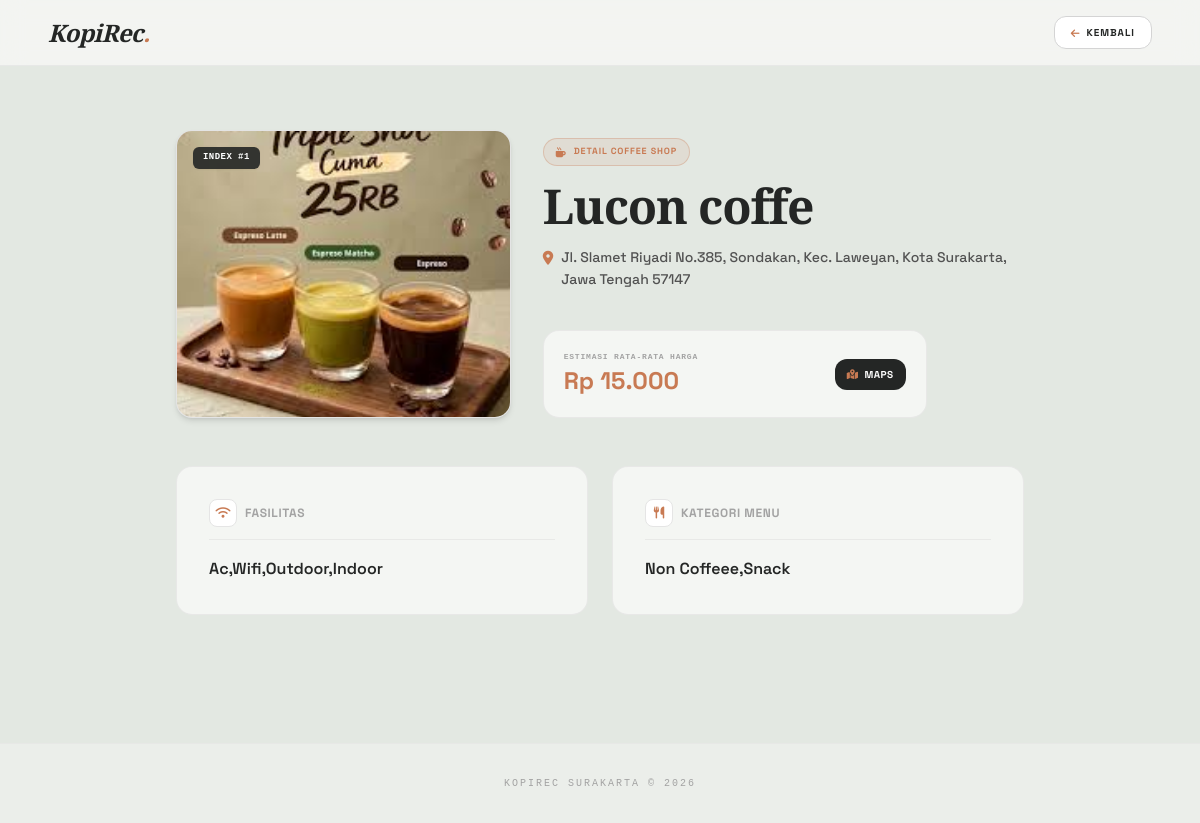
Page /detail/1 on the earlier database version.
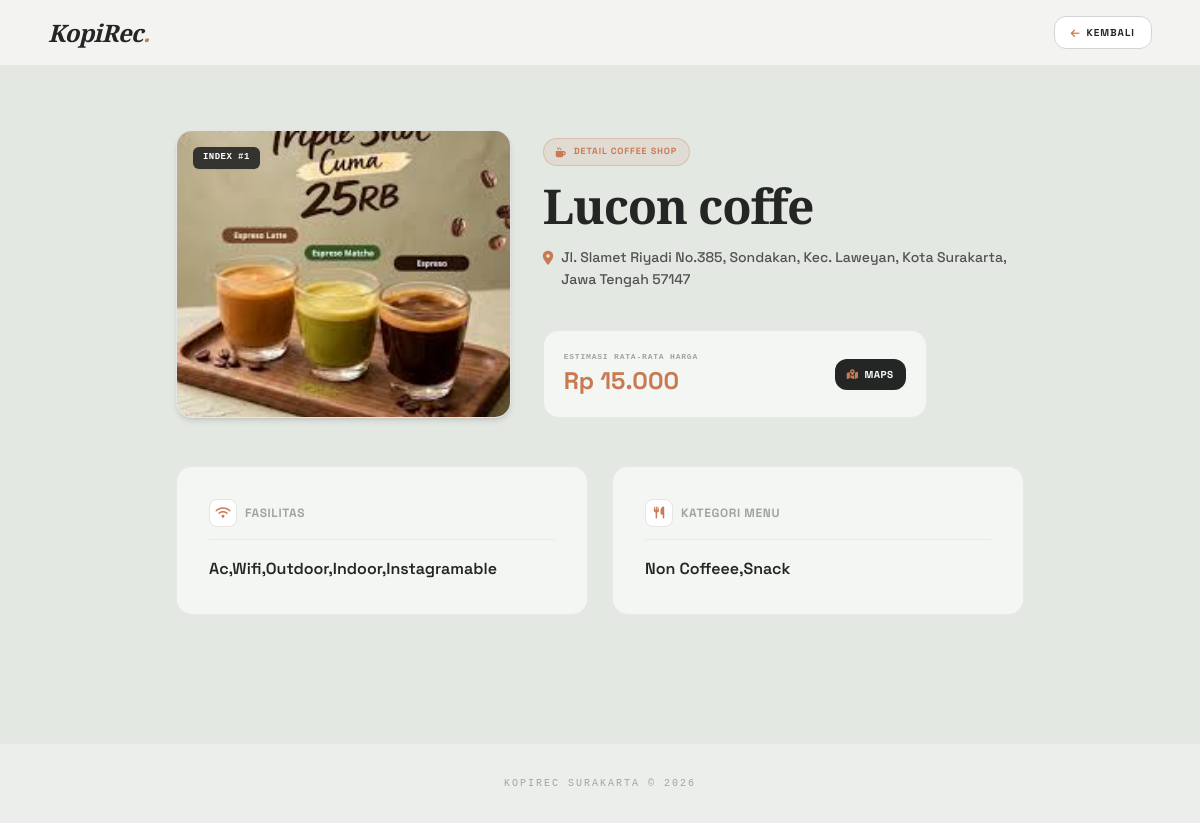
Same page on the later database version.
### tables this page shows
CREATE TABLE "coffee_shop" (
"No" INTEGER,
  "Nama" TEXT,
  "Fasilitas" TEXT,
  "Menu" TEXT,
  "Harga" REAL,
  "Alamat" TEXT
);

### app.py (the view)
@app.route('/detail/<int:no>')
def detail_coffee_shop(no):
    df = ambil_data_base()
    df_detail = df[df['No'] == no]
    if df_detail.empty:
        return "Coffee shop tidak ditemukan.", 404
    coffee_shop_data = df_detail.iloc[0].to_dict()
    return render_template('detail.html', coffee_shop=coffee_shop_data)

### app.py (called while the page is built)
def ambil_data_base():
    conn = sqlite3.connect('instance/coffee_shop.db')
    df = pd.read_sql_query("SELECT * FROM coffee_shop", conn)
    conn.close()
    return df

### templates/detail.html (shortened to what this page needs)
<!DOCTYPE html>
<html lang="id">
<head>
    <script src="https://cdn.tailwindcss.com"></script>
    <link rel="stylesheet" href="https://cdnjs.cloudflare.com/ajax/libs/font-awesome/6.4.0/css/all.min.css">
</head>
<body class="antialiased min-h-screen font-sans">
    <header class="w-full bg-[#F4F6F3]/90 backdrop-blur-md sticky top-0 z-50 border-b border-neutral-300/40 shadow-xs">
        <div class="max-w-6xl mx-auto px-6 py-4 flex items-center justify-between gap-4">
            <a href="/" class="font-serif text-2xl font-bold tracking-tight italic text-[#242625]">
                KopiRec<span class="text-[#C87A53]">.</span>
            </a>
            <button onclick="history.back()" class="text-[10px] uppercase font-bold tracking-widest bg-white border border-neutral-300 px-4 py-2 rounded-xl text-[#242625] hover:bg-neutral-50 hover:border-neutral-400 transition shadow-2xs flex items-center gap-1.5">
                <i class="fa-solid fa-arrow-left text-[#C87A53]"></i> Kembali
            </button>
        </div>
    </header>
    <main class="max-w-4xl mx-auto px-6 py-12 sm:py-16">
        <div class="grid grid-cols-1 md:grid-cols-12 gap-8 items-start mb-12">
            <div class="md:col-span-5 w-full h-64 md:h-72 rounded-2xl overflow-hidden bg-neutral-200 shadow-md border border-neutral-200/60 relative group">
                <img src="{{ url_for('static', filename='images/' + coffee_shop.No|string + '.jpg') }}"
                     alt="{{ coffee_shop.Nama }}"
                     class="w-full h-full object-cover transform group-hover:scale-102 transition-transform duration-700"
                     onerror="this.onerror=null; this.src='https://placehold.co/600x400/242625/FFF?text=KopiRec';">
                <span class="absolute top-4 left-4 text-[9px] font-mono font-bold bg-[#242625]/90 text-white backdrop-blur-xs px-2.5 py-1 rounded-md tracking-wider shadow-sm">INDEX #{{ coffee_shop.No }}</span>
            </div>
            <div class="md:col-span-7 flex flex-col justify-between h-full space-y-6 pt-2">
                <div class="space-y-4">
                    <div class="inline-flex items-center gap-2 bg-[#C87A53]/10 border border-[#C87A53]/30 text-[#C87A53] px-3 py-1.5 rounded-full shadow-2xs">
                        <i class="fa-solid fa-mug-hot text-[10px]"></i>
                        <span class="text-[9px] uppercase font-bold tracking-widest">Detail Coffee shop</span>
                    </div>
                    <h1 class="font-serif text-4xl sm:text-5xl font-bold tracking-tight text-[#242625] leading-tight">
                        {{ coffee_shop.Nama }}
                    </h1>
                    <p class="text-sm text-neutral-600 flex items-start gap-2 leading-relaxed font-medium">
                        <i class="fa-solid fa-location-dot text-[#C87A53] text-sm mt-0.5 flex-shrink-0"></i>
                        <span>{{ coffee_shop.Alamat }}</span>
                    </p>
                </div>
                <div class="bg-[#F4F6F3] border border-neutral-200/80 rounded-2xl p-5 flex items-center justify-between shadow-2xs max-w-sm">
                    <div>
                        <span class="text-[8px] font-mono tracking-widest text-neutral-400 uppercase block font-bold mb-0.5">Estimasi Rata-rata Harga</span>
                        <p class="text-2xl font-bold text-[#C87A53]">Rp {{ coffee_shop.Harga|int }}.000</p>
                    </div>
                    <a href="https://www.google.com/maps/search/?api=1&query={{ coffee_shop.Nama|urlencode }}+Surakarta"
                    target="_blank"
                    rel="noopener noreferrer"
                    class="bg-[#242625] text-white rounded-xl text-[10px] font-bold uppercase tracking-wider text-center py-2 px-3 hover:bg-[#343735] transition-all flex items-center justify-center gap-1.5 shadow-2xs">
                        <i class="fa-solid fa-map-location-dot text-[#C87A53]"></i> Maps
                    </a>
                </div>
            </div>
        </div>
        <div class="grid grid-cols-1 md:grid-cols-2 gap-6 mb-16">
            <div class="bg-[#F4F6F3] rounded-2xl p-6 md:p-8 border border-neutral-200/80 shadow-xs space-y-4">
                <div class="flex items-center gap-2 pb-3 border-b border-neutral-300/40">
                    <div class="w-7 h-7 rounded-lg bg-white border border-neutral-200 flex items-center justify-center text-[#C87A53]">
                        <i class="fa-solid fa-wifi text-xs"></i>
                    </div>
                    <h3 class="text-xs font-bold uppercase tracking-wider text-neutral-400">Fasilitas</h3>
                </div>
                <p class="text-base font-semibold text-[#242625] leading-relaxed">
                    {{ coffee_shop.Fasilitas }}
                </p>
            </div>
            <div class="bg-[#F4F6F3] rounded-2xl p-6 md:p-8 border border-neutral-200/80 shadow-xs space-y-4">
                <div class="flex items-center gap-2 pb-3 border-b border-neutral-300/40">
                    <div class="w-7 h-7 rounded-lg bg-white border border-neutral-200 flex items-center justify-center text-[#C87A53]">
                        <i class="fa-solid fa-utensils text-xs"></i>
                    </div>
                    <h3 class="text-xs font-bold uppercase tracking-wider text-neutral-400">Kategori Menu</h3>
                </div>
                <p class="text-base font-semibold text-[#242625] leading-relaxed">
                    {{ coffee_shop.Menu }}
                </p>
            </div>
        </div>
    </main>
    <footer class="w-full py-8 text-center text-[10px] font-mono text-neutral-400 uppercase tracking-[0.2em] bg-[#F4F6F3]/50 border-t border-neutral-200/60">
        KOPIREC SURAKARTA © 2026
    </footer>
</body>
</html>

### templates/detail.html (style rules this page uses)
body { background-color: #E3E8E2; color: #242625; }

Differences in the rows shown:
changed coffee_shop "Lucon coffe": Fasilitas "Ac,Wifi,Outdoor,Indoor" → "Ac,Wifi,Outdoor,Indoor,Instagramable"
